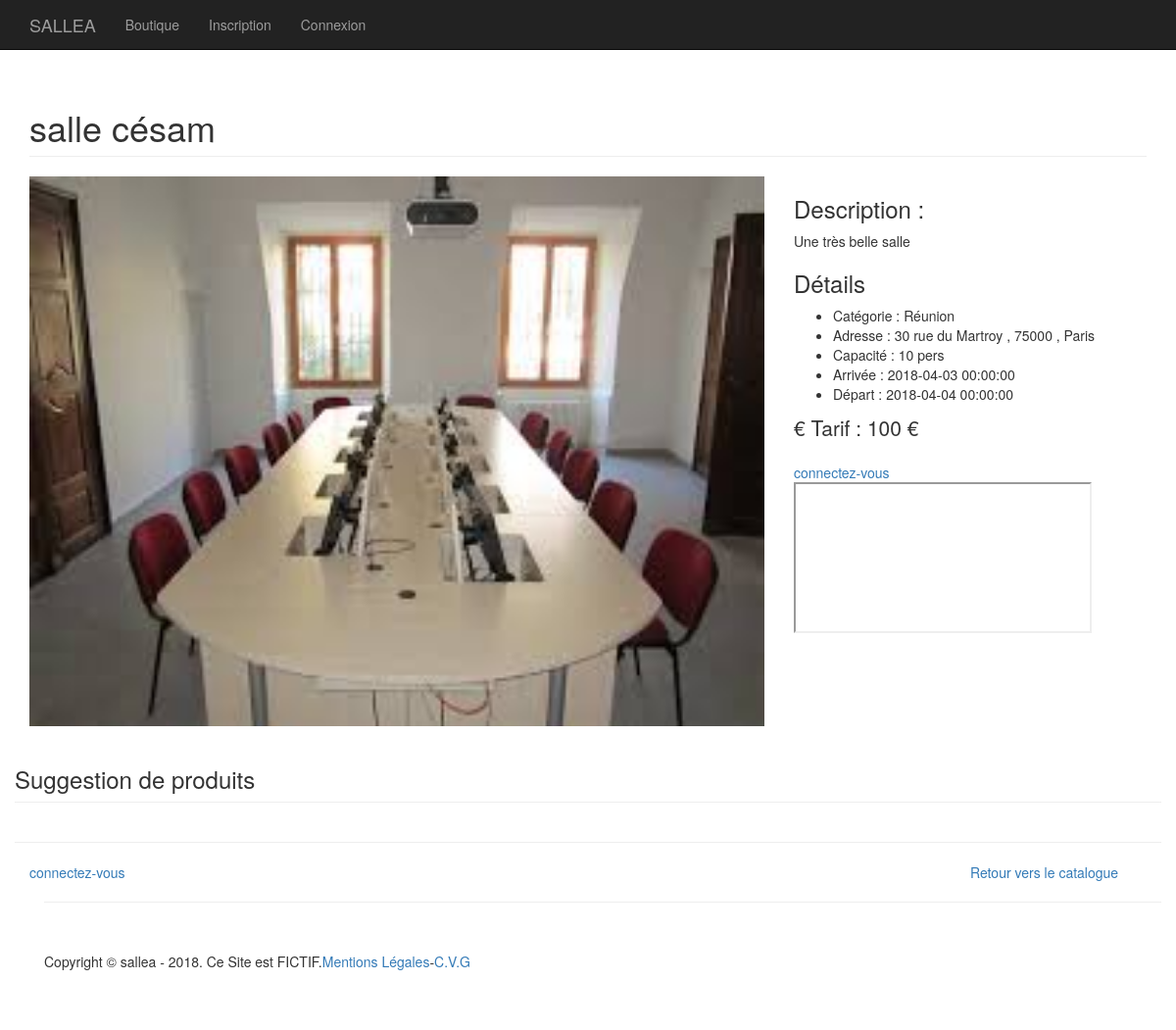
Page /fiche_produit.php?id_produit=1 on the committed database.
### tables this page shows
CREATE TABLE IF NOT EXISTS `salle` (
  `id_salle` int(3) NOT NULL AUTO_INCREMENT,
  `titre` varchar(200) NOT NULL,
  `description` text NOT NULL,
  `photo` varchar(200) NOT NULL,
  `pays` varchar(20) NOT NULL,
  `ville` enum('Paris','Marseille','Lyon') NOT NULL,
  `adresse` varchar(50) NOT NULL,
  `cp` int(5) NOT NULL,
  `capacite` int(3) NOT NULL,
  `categorie` enum('Réunion','Bureau','Formation') NOT NULL,
  PRIMARY KEY (`id_salle`)
);

CREATE TABLE IF NOT EXISTS `produit` (
  `id_produit` int(3) NOT NULL AUTO_INCREMENT,
  `id_salle` int(3) DEFAULT NULL,
  `date_arrivee` datetime NOT NULL,
  `date_depart` datetime NOT NULL,
  `prix` int(3) NOT NULL,
  `etat` enum('libre','reservation') NOT NULL,
  PRIMARY KEY (`id_produit`)
);

### inc/fonctions.inc.php (called while the page is built, shortened)
<?php
function internauteEstConnecte(){
	if(isset($_SESSION['membre'])){
		return true;
	} else {
		return false;
	}
}
function executeRequete($req, $param = array()) {
	if (!empty($param)) {
		foreach($param as $indice => $valeur){
			$param[$indice] = htmlspecialchars($valeur, ENT_QUOTES);
		}
	}
	global $pdo;
	$r = $pdo->prepare($req);
	$r->execute($param);
	return $r;
}

### fiche_produit.php (the view, shortened to what this page needs)
<?php
$panier ='';
$avis = '';
if (isset($_GET['id_produit'])){
	$resultat = executeRequete("SELECT p.id_produit, s.photo , s.id_salle, s.titre, p.prix, s.description, p.date_arrivee, p.date_depart, a.note,s.categorie, s.capacite, s.adresse, s.cp, s.ville, p.etat FROM produit p LEFT JOIN salle s ON p.id_salle=s.id_salle LEFT JOIN avis a ON s.id_salle=a.id_salle WHERE id_produit= :id_produit", array(':id_produit'=> $_GET['id_produit']));
	$produit = $resultat->fetch(PDO::FETCH_ASSOC);
	extract($produit);
	if (internauteEstConnecte()){
	if ($etat == 'libre'){
		$panier .= '<form method="post" action=""onsubmit="return confirm(\'Confirmez-vous votre réservation?\');">';
			$panier .= '<input type="hidden" name="id_produit" value="'.$id_produit.'">';
			$panier .= '<input type="submit" name ="commander" value="Commander" class="btn">';
		$panier .= '</form>';
	} else {
		$panier .='<p>Salle déjà louée !</p>';
	}
	}	else $panier .= '<a href="connexion.php">connectez-vous</a>';
}
	else {
	header('location:index.php');
	exit();
}
if (internauteEstConnecte()){
	$avis .= '<a href="?action=deposer_avis&id_produit=' . $produit['id_produit'] . '&id_salle=' . $produit['id_salle'] . '">Déposer une note ou un commentaire</a>';
}	else $avis .= '<a href="connexion.php">connectez-vous</a>';
require_once('inc/haut.inc.php');
?>
	<div class="row">
		<div class="col-lg-12">
			<h1 class="page-header"><?php echo $titre; ?></h1>
		</div>
		<div class="col-md-8">
			<img class="img-responsive" width="100%" src="<?php echo $photo; ?>">
		</div>
		<div class="col-md-4">
			<h3>Description :</h3>
			<p><?php echo $description ?></p>
			<h3>Détails</h3>
			<ul>
				<li>Catégorie : <?php echo $categorie; ?></li>
				<li>Adresse : <?php echo $adresse.' , '.$cp.' , '.$ville ; ?></li>
				<li>Capacité : <?php echo $capacite; ?> pers</li>
				<li>Arrivée : <?php echo $date_arrivee; ?> </li>
				<li>Départ : <?php echo $date_depart; ?> </li>
			</ul>
			<p class="lead">€ Tarif : <?php echo $prix; ?> €</p>
			<?php echo $panier; ?>
			<br>
			<iframe src="https://www.google.com/maps/embed/v1/place?key= AIzaSyDAMN8GzF4qd27_kym1YkoVl9rv7x5ApuE&q=<?= $adresse; ?>+<?= $ville; ?>" allowfullscreen></iframe>
		</div>
	</div>
	<div class="row">
		<div class="col-lg-12">
	</div>
	<div class="row">
		<div class="col-lg-12">
			<h3 class="page-header">Suggestion de produits</h3>
		</div>
	</div>
	<hr>
		<div class="col-lg-3 col-md-9 col-sm-7">
			<?php echo $avis; ?>
		</div>
		<div class="col-lg-7">
		</div>
		<a href="index.php" >Retour vers le catalogue</a>
<?php
require_once('inc/bas.inc.php');

### inc/css/shop-homepage.css (style rules this page uses)
body { padding-top: 70px; }

### inc/css/portfolio-item.css (style rules this page uses)
body { padding-top: 70px; }

### rows in the picture
salle: titre "salle césam", photo (picture), description "Une très belle salle", categorie "Réunion", adresse "30 rue du Martroy", cp "75000", ville "Paris", capacite "10"
produit: date_arrivee "2018-04-03 00:00:00", date_depart "2018-04-04 00:00:00", prix "100"
